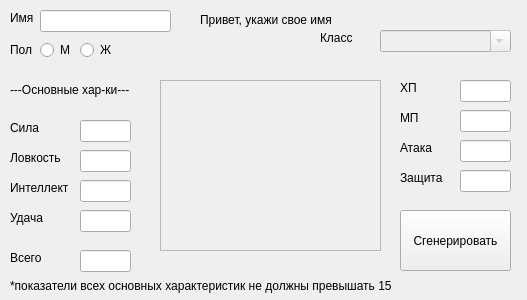
<?xml version="1.0" encoding="UTF-8"?>
<ui version="4.0">
 <class>Widget</class>
 <widget class="QWidget" name="Widget">
  <property name="geometry">
   <rect>
    <x>0</x>
    <y>0</y>
    <width>527</width>
    <height>300</height>
   </rect>
  </property>
  <property name="windowTitle">
   <string>Widget</string>
  </property>
  <widget class="QLabel" name="nameLabel">
   <property name="geometry">
    <rect>
     <x>10</x>
     <y>10</y>
     <width>31</width>
     <height>16</height>
    </rect>
   </property>
   <property name="text">
    <string>Имя</string>
   </property>
  </widget>
  <widget class="QLabel" name="genLabel">
   <property name="geometry">
    <rect>
     <x>10</x>
     <y>40</y>
     <width>31</width>
     <height>20</height>
    </rect>
   </property>
   <property name="text">
    <string>Пол</string>
   </property>
  </widget>
  <widget class="QLabel" name="powLabel">
   <property name="geometry">
    <rect>
     <x>10</x>
     <y>120</y>
     <width>61</width>
     <height>16</height>
    </rect>
   </property>
   <property name="text">
    <string>Сила</string>
   </property>
  </widget>
  <widget class="QLabel" name="agilLabel">
   <property name="geometry">
    <rect>
     <x>10</x>
     <y>150</y>
     <width>61</width>
     <height>16</height>
    </rect>
   </property>
   <property name="text">
    <string>Ловкость</string>
   </property>
  </widget>
  <widget class="QLabel" name="intelLabel">
   <property name="geometry">
    <rect>
     <x>10</x>
     <y>180</y>
     <width>61</width>
     <height>16</height>
    </rect>
   </property>
   <property name="text">
    <string>Интеллект</string>
   </property>
  </widget>
  <widget class="QLabel" name="luckLabel">
   <property name="geometry">
    <rect>
     <x>10</x>
     <y>210</y>
     <width>61</width>
     <height>16</height>
    </rect>
   </property>
   <property name="text">
    <string>Удача</string>
   </property>
  </widget>
  <widget class="QLabel" name="resLabel">
   <property name="geometry">
    <rect>
     <x>10</x>
     <y>250</y>
     <width>55</width>
     <height>16</height>
    </rect>
   </property>
   <property name="text">
    <string>Всего</string>
   </property>
  </widget>
  <widget class="QLabel" name="hiLabel">
   <property name="geometry">
    <rect>
     <x>200</x>
     <y>10</y>
     <width>311</width>
     <height>20</height>
    </rect>
   </property>
   <property name="text">
    <string>Привет, укажи свое имя</string>
   </property>
  </widget>
  <widget class="QLabel" name="classLabel">
   <property name="geometry">
    <rect>
     <x>320</x>
     <y>30</y>
     <width>55</width>
     <height>16</height>
    </rect>
   </property>
   <property name="text">
    <string>Класс</string>
   </property>
  </widget>
  <widget class="QLabel" name="xpLabel">
   <property name="geometry">
    <rect>
     <x>400</x>
     <y>80</y>
     <width>55</width>
     <height>16</height>
    </rect>
   </property>
   <property name="text">
    <string>ХП</string>
   </property>
  </widget>
  <widget class="QLabel" name="mpLabel">
   <property name="geometry">
    <rect>
     <x>400</x>
     <y>110</y>
     <width>55</width>
     <height>16</height>
    </rect>
   </property>
   <property name="text">
    <string>МП</string>
   </property>
  </widget>
  <widget class="QLabel" name="attLabel">
   <property name="geometry">
    <rect>
     <x>400</x>
     <y>140</y>
     <width>55</width>
     <height>16</height>
    </rect>
   </property>
   <property name="text">
    <string>Атака</string>
   </property>
  </widget>
  <widget class="QLabel" name="defLabel">
   <property name="geometry">
    <rect>
     <x>400</x>
     <y>170</y>
     <width>55</width>
     <height>16</height>
    </rect>
   </property>
   <property name="text">
    <string>Защита</string>
   </property>
  </widget>
  <widget class="QPushButton" name="createButton">
   <property name="geometry">
    <rect>
     <x>400</x>
     <y>210</y>
     <width>111</width>
     <height>61</height>
    </rect>
   </property>
   <property name="text">
    <string>Сгенерировать</string>
   </property>
  </widget>
  <widget class="QLineEdit" name="nameEdit">
   <property name="geometry">
    <rect>
     <x>40</x>
     <y>10</y>
     <width>131</width>
     <height>22</height>
    </rect>
   </property>
  </widget>
  <widget class="QLineEdit" name="intelEdit">
   <property name="geometry">
    <rect>
     <x>80</x>
     <y>180</y>
     <width>51</width>
     <height>22</height>
    </rect>
   </property>
  </widget>
  <widget class="QLineEdit" name="agilEdit">
   <property name="geometry">
    <rect>
     <x>80</x>
     <y>150</y>
     <width>51</width>
     <height>22</height>
    </rect>
   </property>
  </widget>
  <widget class="QLineEdit" name="powEdit">
   <property name="geometry">
    <rect>
     <x>80</x>
     <y>120</y>
     <width>51</width>
     <height>22</height>
    </rect>
   </property>
  </widget>
  <widget class="QLineEdit" name="luckEdit">
   <property name="geometry">
    <rect>
     <x>80</x>
     <y>210</y>
     <width>51</width>
     <height>22</height>
    </rect>
   </property>
  </widget>
  <widget class="QLineEdit" name="resEdit">
   <property name="geometry">
    <rect>
     <x>80</x>
     <y>250</y>
     <width>51</width>
     <height>22</height>
    </rect>
   </property>
   <property name="readOnly">
    <bool>true</bool>
   </property>
  </widget>
  <widget class="QLineEdit" name="xpEdit">
   <property name="geometry">
    <rect>
     <x>460</x>
     <y>80</y>
     <width>51</width>
     <height>22</height>
    </rect>
   </property>
   <property name="readOnly">
    <bool>true</bool>
   </property>
  </widget>
  <widget class="QLineEdit" name="mpEdit">
   <property name="geometry">
    <rect>
     <x>460</x>
     <y>110</y>
     <width>51</width>
     <height>22</height>
    </rect>
   </property>
   <property name="readOnly">
    <bool>true</bool>
   </property>
  </widget>
  <widget class="QLineEdit" name="attEdit">
   <property name="geometry">
    <rect>
     <x>460</x>
     <y>140</y>
     <width>51</width>
     <height>22</height>
    </rect>
   </property>
   <property name="readOnly">
    <bool>true</bool>
   </property>
  </widget>
  <widget class="QLineEdit" name="defEdit">
   <property name="geometry">
    <rect>
     <x>460</x>
     <y>170</y>
     <width>51</width>
     <height>22</height>
    </rect>
   </property>
   <property name="readOnly">
    <bool>true</bool>
   </property>
  </widget>
  <widget class="QRadioButton" name="mButton">
   <property name="geometry">
    <rect>
     <x>40</x>
     <y>40</y>
     <width>41</width>
     <height>20</height>
    </rect>
   </property>
   <property name="text">
    <string>М</string>
   </property>
  </widget>
  <widget class="QRadioButton" name="wButton">
   <property name="geometry">
    <rect>
     <x>80</x>
     <y>40</y>
     <width>41</width>
     <height>20</height>
    </rect>
   </property>
   <property name="text">
    <string>Ж</string>
   </property>
  </widget>
  <widget class="QComboBox" name="classBox">
   <property name="enabled">
    <bool>false</bool>
   </property>
   <property name="geometry">
    <rect>
     <x>380</x>
     <y>30</y>
     <width>131</width>
     <height>22</height>
    </rect>
   </property>
   <property name="editable">
    <bool>true</bool>
   </property>
   <property name="duplicatesEnabled">
    <bool>true</bool>
   </property>
   <item>
    <property name="text">
     <string/>
    </property>
   </item>
   <item>
    <property name="text">
     <string>Шахматы</string>
    </property>
   </item>
   <item>
    <property name="text">
     <string>Бойцы</string>
    </property>
   </item>
  </widget>
  <widget class="QLabel" name="errorLabel">
   <property name="geometry">
    <rect>
     <x>10</x>
     <y>270</y>
     <width>501</width>
     <height>31</height>
    </rect>
   </property>
   <property name="text">
    <string>*показатели всех основных характеристик не должны превышать 15</string>
   </property>
  </widget>
  <widget class="QLabel" name="image">
   <property name="geometry">
    <rect>
     <x>160</x>
     <y>80</y>
     <width>221</width>
     <height>171</height>
    </rect>
   </property>
   <property name="frameShape">
    <enum>QFrame::StyledPanel</enum>
   </property>
   <property name="text">
    <string/>
   </property>
  </widget>
  <widget class="QLabel" name="baseLabel">
   <property name="geometry">
    <rect>
     <x>10</x>
     <y>80</y>
     <width>131</width>
     <height>20</height>
    </rect>
   </property>
   <property name="text">
    <string>---Основные хар-ки---</string>
   </property>
  </widget>
  <widget class="QLabel" name="ostLabel">
   <property name="geometry">
    <rect>
     <x>140</x>
     <y>260</y>
     <width>171</width>
     <height>16</height>
    </rect>
   </property>
   <property name="text">
    <string/>
   </property>
  </widget>
 </widget>
 <layoutdefault spacing="6" margin="11"/>
 <resources/>
 <connections/>
</ui>
